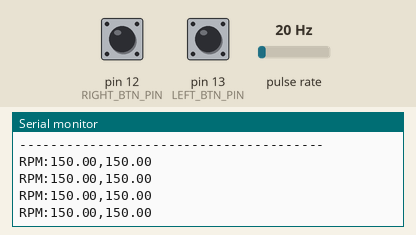
Simulated run of this sketch. Board: Arduino Uno, built with avr-gcc and run on an emulated ATmega328P. Parts: the last lines printed to the serial monitor. Wiring (inferred from the names in the program): pulse sensor: data pin 2. The inputs (shaded band) are chosen by the test bench; at power-on: pin 12 (RIGHT_BTN_PIN) LOW, pin 13 (LEFT_BTN_PIN) LOW, pulse rate 20 Hz.

Above: at 1.2 s.
1.3 s: pin 12 (RIGHT_BTN_PIN) pulled HIGH for 0.15 s
At 1.46 s:
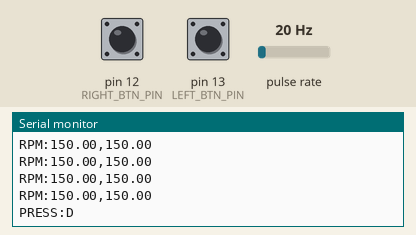
3.0 s: pin 13 (LEFT_BTN_PIN) pulled HIGH for 0.15 s
At 3.16 s:
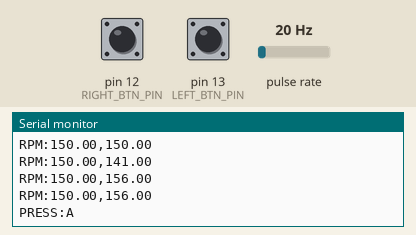
4.7 s: pulse rate (sensor on pin 2) set to 4 Hz
At 4.73 s:
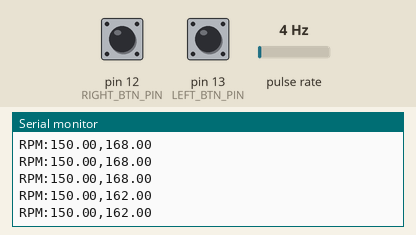
6.2 s: pin 12 (RIGHT_BTN_PIN) pulled HIGH for 1 s
At 6.5 s:
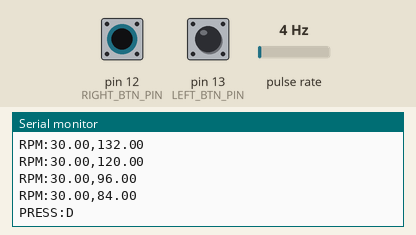
8.7 s: pin 13 (LEFT_BTN_PIN) pulled HIGH for 1 s
At 9.5 s:
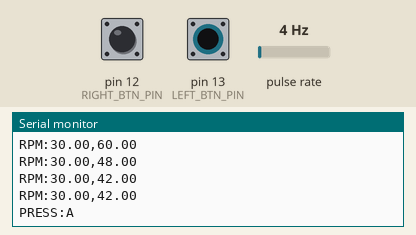
11.2 s: pulse rate (sensor on pin 2) set to 50 Hz
At 11.23 s:
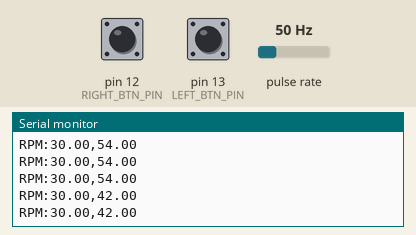
Timing chart, 0 to 13.7 s (numbered marks = the images above; inputs shaded):
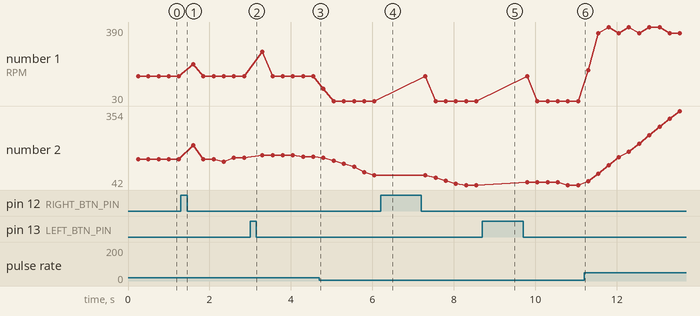

Measured:
- after the input at 1.3 s, the serial monitor: prints a new line at once (image 1)
- after the input at 3.0 s, the serial monitor: prints a new line at once (image 2)
- after the input at 6.2 s, the serial monitor: prints a new line at once (image 4)
- after the input at 8.7 s, the serial monitor: prints a new line at once (image 5)
- plotted number 1: 150 → 30 after the input at 4.7 s, 30 → 360 after the input at 11.2 s
- plotted number 2: 150 → 156 after the input at 1.3 s, 156 → 162 after the input at 3.0 s, 162 → 84 after the input at 4.7 s, 84 → 42 after the input at 6.2 s, 42 → 354 after the input at 11.2 s

The sketch:

simple_tachometer.ino
```cpp
// --- Bluetooth (HC-05) using hardware serial pins 0,1 ---
// Note: Cannot use Serial Monitor when using pins 0,1 for HC-05
// All output goes through Bluetooth only
// --- Configuration ---
const int IR_SENSOR_PIN = 2; // Digital pin 2 or 3 for external interrupts on Uno

// button
const int LEFT_BTN_PIN = 13;
const int RIGHT_BTN_PIN = 12;
bool LEFT_PRESSED = false;
bool RIGHT_PRESSED = false;

// Set the number of pulses your sensor generates for ONE complete revolution.
// If you put 4 reflective strips, set this to 4.
const float PULSES_PER_REVOLUTION = 8.0;

// Measurement window in milliseconds. This is how often the RPM is calculated.
// A shorter window means faster updates but potentially more jitter if pulses_per_revolution is low.
// A longer window means smoother readings but slower response.
const unsigned long MEASUREMENT_WINDOW_MS = 250; // Calculate RPM every 250 milliseconds

// Moving average filter size. A larger size gives more stable readings but
// slower response to actual RPM changes. Adjust based on your application.
const int FILTER_SIZE = 10;

// --- Volatile Variables (shared between ISR and main loop) ---
// PULSE_COUNT: Incremented by the ISR for every pulse detected.
volatile unsigned long PULSE_COUNT = 0;

// --- Global Variables for RPM Calculation and Filtering ---
float CURRENT_RPM = 0.0;
float RPM_READINGS[FILTER_SIZE];
int FILTER_INDEX = 0;
float SUM_RPM_READINGS = 0.0;
bool FILTER_INITIALIZED = false;

// --- ISR: Handles the pulse detection ---
// This function MUST be as fast and lean as possible.
// Only increment the counter.
void handlePulse() {
  PULSE_COUNT++;
}

// --- Setup Function ---
void setup() {
  Serial.begin(9600); // HC-05 baud rate - this now goes to HC-05 on pins 0,1
  Serial.println("Arduino RPM Calculator - Bluetooth Output");
  Serial.println("---------------------------------------");

  pinMode(IR_SENSOR_PIN, INPUT_PULLUP); // Use internal pull-up resistor
  // pinMode(9, OUTPUT);
  // digitalWrite(9, HIGH);

  // Attach interrupt to the IR sensor pin.
  attachInterrupt(digitalPinToInterrupt(IR_SENSOR_PIN), handlePulse, FALLING);

  pinMode(LEFT_BTN_PIN, INPUT);
  pinMode(RIGHT_BTN_PIN, INPUT);

  // Initialize filter array with zeros
  for (int i = 0; i < FILTER_SIZE; i++) {
    RPM_READINGS[i] = 0.0;
  }
}

// --- Main Loop ---
void loop() {
  bool stop = buttonDetection();

  if (stop) {
    delay(100);
    return;
  }

  calculateRpm();
}

bool buttonDetection() {
  // Check if the button is pressed (state is HIGH) and hasn't been pressed before.
  if (digitalRead(LEFT_BTN_PIN) == HIGH && !LEFT_PRESSED) {
    // If the button is pressed for the first time, print a message.
    Serial.println("PRESS:A");
    LEFT_PRESSED = true;
    return true;
  } else if (digitalRead(LEFT_BTN_PIN) == LOW && LEFT_PRESSED) {
    Serial.println("RELEASE:A");
    LEFT_PRESSED = false;
    return true;
  }

  // Check if the right button is pressed (state is HIGH) and hasn't been pressed before.
  if (digitalRead(RIGHT_BTN_PIN) == HIGH && !RIGHT_PRESSED) {
    // If the button is pressed for the first time, print a message.
    Serial.println("PRESS:D");
    RIGHT_PRESSED = true;
    return true;
  } else if (digitalRead(RIGHT_BTN_PIN) == LOW && RIGHT_PRESSED) {
    Serial.println("RELEASE:D");
    RIGHT_PRESSED = false;
    return true;
  }

  if (LEFT_PRESSED || RIGHT_PRESSED) {
    return true;
  }

  return false;
}

void calculateRpm() {
  static unsigned long LAST_MEASUREMENT_TIME = 0;
  static unsigned long LAST_PULSE_COUNT_SNAPSHOT = 0; // To store PULSE_COUNT from previous interval

  // Check if it's time to calculate RPM
  if (millis() - LAST_MEASUREMENT_TIME >= MEASUREMENT_WINDOW_MS) {
    LAST_MEASUREMENT_TIME = millis();

    unsigned long CURRENT_PULSE_COUNT = 0;

    // --- Critical Section: Safely read and reset volatile variables ---
    noInterrupts(); // Temporarily disable interrupts
    CURRENT_PULSE_COUNT = PULSE_COUNT; // Read the current total pulse count
    PULSE_COUNT = 0;                 // Reset the counter for the next interval
    interrupts();   // Re-enable interrupts
    // --- End Critical Section ---

    // Calculate pulses detected in the *last* measurement window
    // (This works because PULSE_COUNT was reset to 0 at the start of the current window)
    unsigned long PULSES_IN_WINDOW = CURRENT_PULSE_COUNT;

    // Calculate RPM based on pulses in the measurement window
    // RPM = (pulses / PULSES_PER_REVOLUTION) / (MEASUREMENT_WINDOW_MS / 1000.0 seconds) * 60 seconds/minute
    float CALCULATED_RPM = (float)PULSES_IN_WINDOW / PULSES_PER_REVOLUTION;
    CALCULATED_RPM /= (MEASUREMENT_WINDOW_MS / 1000.0); // Convert ms to seconds for division
    CALCULATED_RPM *= 60.0; // Convert revolutions per second to revolutions per minute

    // --- Moving Average Filter ---
    // Subtract the oldest reading from the sum
    SUM_RPM_READINGS -= RPM_READINGS[FILTER_INDEX];
    // Add the new reading to the array
    RPM_READINGS[FILTER_INDEX] = CALCULATED_RPM;
    // Add the new reading to the sum
    SUM_RPM_READINGS += RPM_READINGS[FILTER_INDEX];
    // Move to the next index, wrap around if at the end
    FILTER_INDEX = (FILTER_INDEX + 1) % FILTER_SIZE;

    // Calculate the current filtered RPM
    if (!FILTER_INITIALIZED && FILTER_INDEX == FILTER_SIZE - 1 && SUM_RPM_READINGS > 0) {
        // This ensures the filter is filled at least once for a true average
        FILTER_INITIALIZED = true;
    }

    if (FILTER_INITIALIZED) {
        CURRENT_RPM = SUM_RPM_READINGS / FILTER_SIZE;
    } else {
        // Before the filter is fully populated, just use the raw calculated RPM
        CURRENT_RPM = CALCULATED_RPM;
    }

    // --- Display RPM via Bluetooth only ---
    Serial.print("RPM:");
    Serial.print(CALCULATED_RPM, 2); // Print with 2 decimal places
    Serial.print(",");
    Serial.println(CURRENT_RPM, 2);
  }
}
```
